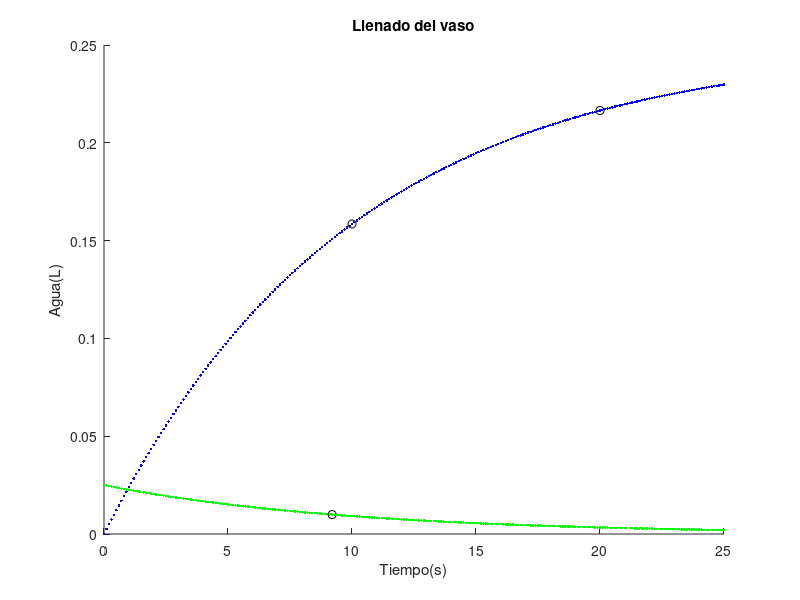

This chart was generated by the following MATLAB code:
% Hito 1
%Apartado 1:Tomando las constantes ∆t = 0.1s., N∗ = 0.25 litros y k = 0.1 simular el sistema durante 25s.
%Representar gráficamente la evoluci´on del flujo y del nivel respecto al tiempo.

%Apartado 2:¿Qué cantidad de agua contiene el vaso a los 10s y a los 20s.? ¿En que instante el flujo del
%grifo empieza a ser menor que 0.01 litros/s.?

%Apartado 1
inct = 0.1;
k = 0.1;
Ndes = 0.25;
N=0;

nseg=25;
s=1;
f=-1;
hold on;
for t = 0:inct:nseg
    plot(t, N, '.', 'Color', 'b');

    D = Ndes - N; %Cantidad de agua que falta

    F = k * D; %Flujo de agua
    plot(t, F, '.', 'Color', 'g');

    if t == 10
        i = N; %Apartado 2(10s)
        disp('Cantidad a los 10s: ' + i);
        plot(t, N, 'o', 'Color', 'k');
    elseif t == 20
        j = N; %Apartado 2(20s)
        plot(t, N, 'o', 'Color', 'k');
    end

    N = N + F * inct; %Cantidad de agua en el vaso
     
    if F <= 0.01 && f<0
        f = t; %Apartado 2 (flujo)
        plot(t, F, 'o', 'Color', 'k');
    end
end
hold off;

%%%%%%%%
%Apartado 2:¿Qué cantidad de agua contiene el vaso a los 10s y a los 20s.? ¿En que instante el flujo del
%grifo empieza a ser menor que 0.01 litros/s.?

display("Cantidad a los 10s: " + i);

display("Cantidad a los 20s: " + j);

display("Instante flujo menor que 0.01 L/s: " + f);

title ('Llenado del vaso');
xlabel('Tiempo(s)');
ylabel('Agua(L)');
